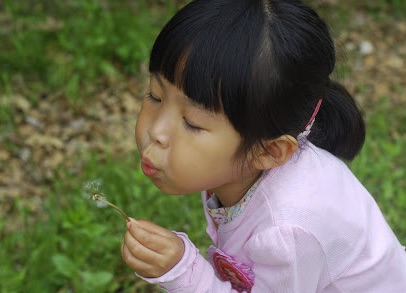
#> input picture img/girl.jpg, 406 x 293 px, found by its file name
$ python remap_flip.py
#> lines starting #> are read from the running program, lines starting #| are printed output that depends on the picture
"""
opencv

출처

제목: 파이썬으로 만드는 OpenCV 프로젝트
저자: 이세우
출판: 프로그래밍인사이트
"""
"""
요약

[예제 5-10] 변환 행렬과 리매핑으로 영상 뒤집기
"""
import cv2
import numpy as np
import time

img = cv2.imread(filename="../img/girl.jpg")
#> img is the input picture: shape (293, 406, 3); mean B, G, R 82.4, 104.7, 105.5
rows, cols = img.shape[:2]
#> rows = 293; cols = 406

st = time.time()
mflip = np.float32([[-1, 0, cols - 1], [0, -1, rows - 1]])
#> mflip = [[-1, 0, 405], [0, -1, 292]]
fliped1 = cv2.warpAffine(src=img, M=mflip, dsize=(cols, rows))
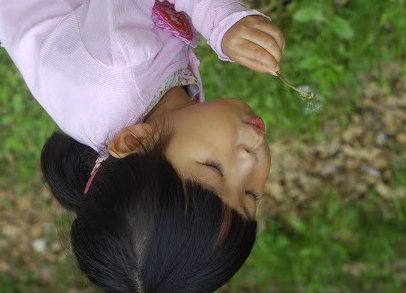
#> fliped1: shape (293, 406, 3); mean B, G, R 82.4, 104.7, 105.5
print(f"{time.time() - st}")

st2 = time.time()
mapy, mapx = np.indices(dimensions=(rows, cols), dtype=np.float32)
mapx = cols - 1 - mapx
mapy = rows - 1 - mapy
flipped2 = cv2.remap(src=img, map1=mapx, map2=mapy, interpolation=cv2.INTER_LINEAR)
print(f"{time.time() - st}")

cv2.imshow(winname="origin", mat=img)
cv2.imshow(winname="fliped1", mat=fliped1)
cv2.imshow(winname="flipped2", mat=flipped2)
cv2.waitKey()
cv2.destroyAllWindows()
